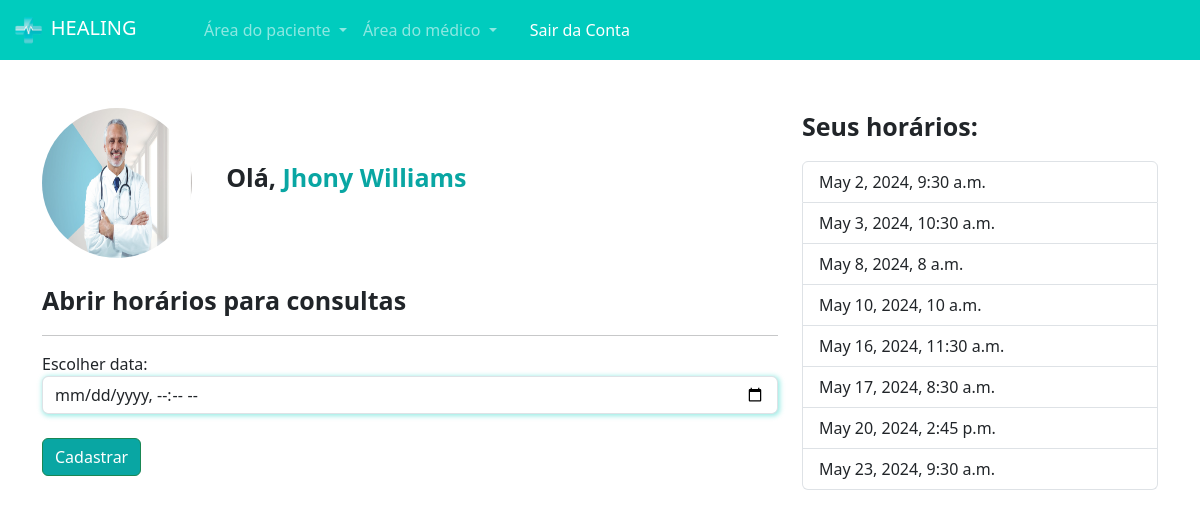
The app's page /medicos/abrir_horario/ (signed in) with its own data.
### medico/models.py (models this page shows, shortened)
class DadosMedico(models.Model):
    crm = models.CharField(max_length=30)
    nome = models.CharField(max_length=100)
    cep = models.CharField(max_length=15)
    rua = models.CharField(max_length=100)
    bairro = models.CharField(max_length=100)
    numero = models.IntegerField()
    rg = models.ImageField(upload_to="rgs")
    cedula_identidade_medica = models.ImageField(upload_to='cim')
    foto = models.ImageField(upload_to="fotos_perfil")
    user = models.ForeignKey(User, on_delete=models.DO_NOTHING)
    descricao = models.TextField(null=True, blank=True)
    especialidade = models.ForeignKey(Especialidades, on_delete=models.DO_NOTHING, null=True, blank=True)
    valor_consulta = models.FloatField(default=100)

class DatasAbertas(models.Model):
    data = models.DateTimeField()
    user = models.ForeignKey(User, on_delete=models.DO_NOTHING)
    agendado = models.BooleanField(default=False)

### medico/views.py (the view, shortened to what this page needs)
# urls.py: path('abrir_horario/', views.abrir_horario, name="abrir_horario"),
@login_required
def abrir_horario(request):
    if not is_medico(request.user):
        messages.add_message(request, constants.WARNING,'Somente médicos podem abrir horario pra consulta!')
        return redirect('/usuarios/sair')
    if request.method == 'GET':
        datas_abertas = DatasAbertas.objects.filter(user=request.user)
        dados_medicos = DadosMedico.objects.get(user=request.user)
        return render(request, 'abrir_horario.html', {'dados_medicos': dados_medicos,'datas_abertas':datas_abertas, 'is_medico':is_medico(request.user)})

### medico/models.py (called while the page is built)
def is_medico(user):
    return DadosMedico.objects.filter(user=user).exists()

### medico/templates/abrir_horario.html (shortened to what this page needs)
{% extends "base.html" %}
{% load static %}
{% block 'head' %}
<link rel="stylesheet" href="{% static 'medicos/css/abrir_horario.css' %}">
<link rel="stylesheet" href="{% static 'usuarios/css/usuarios.css' %}">
<link rel="stylesheet" href="{% static 'medicos/css/cadastro_medico.css' %}">
{% endblock 'head' %}
{% block 'body' %}
{% include "partials/navbar.html" %}
<div class="container">
    <br><br>
    <div class="row">
        <div class="col-md-8">
            <img src="{{dados_medicos.foto.url}}" class="foto-perfil" alt="">
            <label style="margin-left: 30px; font-size: 25px" class="p-bold">Olá, <span
                    class="color-dark">{{request.user.username}}</span></label>
            <br>
            <br>
            <p style="font-size: 25px" class="p-bold">Abrir horários para consultas</p>
            <hr>
            <form action="{% url 'abrir_horario' %}" method="POST">{% csrf_token %}
                <label for="">Escolher data:</label>
                <input type="datetime-local" name="data" class="form-control shadow-main-color">
                <br>
                <input type="submit" value="Cadastrar" class="btn btn-success btn-dark-color">
            </form>
        </div>
        <div class="col-md-4">
            <p style="font-size: 25px" class="p-bold">Seus horários:</p>
            <ul class="list-group">
                {% for data in datas_abertas %}
                <li class="list-group-item">{{data.data}}</li>
                {% endfor %}
            </ul>
        </div>
    </div>
</div>
{% endblock 'body' %}

### templates/static/geral/css/base.css (style rules this page uses)
:root { --main-color: #00CCBE;--dark-color: #09A6A3;--contrast-color: #FFD686; }
.p-bold { font-weight: bold; }
.color-dark { color: var(--dark-color); }

### templates/static/medicos/css/abrir_horario.css (style rules this page uses)
.foto-perfil { width: 150px; height: 150px; border-radius: 75px; }

### templates/static/usuarios/css/usuarios.css (style rules this page uses)
.btn-dark-color { background-color: var(--dark-color); color: white; }

### templates/static/medicos/css/cadastro_medico.css (style rules this page uses)
.shadow-main-color { box-shadow: 1px 1px 5px 1px rgba(0, 204, 190,.4); }

### records on screen
DadosMedico: foto (picture)
DatasAbertas: data "May 2, 2024, 9:30 a.m."
DatasAbertas: data "May 3, 2024, 10:30 a.m."
DatasAbertas: data "May 8, 2024, 8 a.m."
DatasAbertas: data "May 10, 2024, 10 a.m."
DatasAbertas: data "May 16, 2024, 11:30 a.m."
DatasAbertas: data "May 17, 2024, 8:30 a.m."
DatasAbertas: data "May 20, 2024, 2:45 p.m."
DatasAbertas: data "May 23, 2024, 9:30 a.m."

### other values on screen
{{ request.user.username }} "Jhony Williams"
